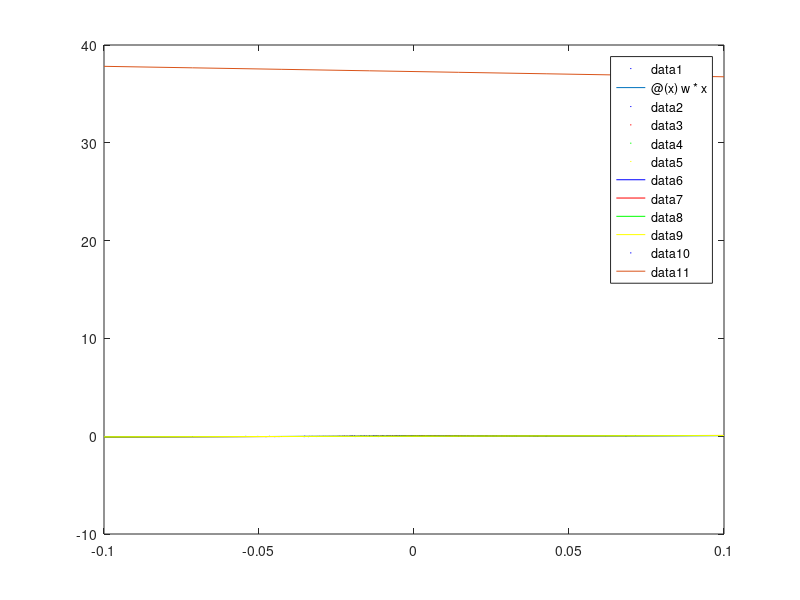

The MATLAB script that drew this image:
%Enrique Rebollo González (5350720)
%Machine Learning I
%Lab 2 - Linear Regression

%2.1 Turkish stock
turkish=load('turkish-se-SP500vsMSCI.csv');
[r,~]=size(turkish);
num=0; den=0;
for i=1:r
    num = num+(turkish(i,1)*turkish(i,2));
    den = den+(turkish(i,1)^2);
end
w = num/den;

f=@(x)w*x;
plot(turkish(:,1),turkish(:,2), 'b+', 'MarkerSize', 0.5, 'LineWidth', 0.5)
hold on
fplot(f, [-0.1 0.1])

%2.2 Turkish stock without intercept comparison of subsets
%Separate the data in 4 subsets from different periods
subset1 = turkish(1:r/4,:);
subset2 = turkish((r/4)+1:r/2,:);
subset3 = turkish((r/2)+1:(3*r/4),:);
subset4 = turkish((3*r/4)+1:r,:);
row_idx = randperm(r/4, r/4);

%1st and last 50 entries
%sample1 = turkish(1:50,:);
%sample4 = turkish(r-50:r,:);

%Obtain 4 random subsets, each one from a different period
sample1 = subset1(row_idx(1:50),:);
sample2 = subset2(row_idx(1:50),:);
sample3 = subset3(row_idx(1:50),:);
sample4 = subset4(row_idx(1:50),:);

num=0; den=0;
for i=1:50
    num = num + (sample1(i,1)*sample1(i,2));
    den = den + (sample1(i,1)^2);
end
w1 = num/den;

num=0; den=0;
for i=1:50
    num = num + (sample2(i,1)*sample2(i,2));
    den = den + (sample2(i,1)^2);
end
w2 = num/den;

num=0; den=0;
for i=1:50
    num = num + (sample3(i,1)*sample3(i,2));
    den = den + (sample3(i,1)^2);
end
w3 = num/den;

num=0; den=0;
for i=1:50
    num = num + (sample4(i,1)*sample4(i,2));
    den = den + (sample4(i,1)^2);
end
w4 = num/den;

plot(sample1(:,1),sample1(:,2), 'b+', 'MarkerSize', 0.5, 'LineWidth', 0.5)
hold on
plot(sample2(:,1),sample2(:,2), 'r+', 'MarkerSize', 0.5, 'LineWidth', 0.5)
hold on
plot(sample3(:,1),sample3(:,2), 'g+', 'MarkerSize', 0.5, 'LineWidth', 0.5)
hold on
plot(sample4(:,1),sample4(:,2), 'y+', 'MarkerSize', 0.5, 'LineWidth', 0.5)
hold on
f=@(x)w1*x; fplot(f, [-0.1 0.1], 'b')
hold on
f=@(x)w2*x; fplot(f, [-0.1 0.1], 'r')
hold on
f=@(x)w3*x; fplot(f, [-0.1 0.1], 'g')
hold on
f=@(x)w4*x; fplot(f, [-0.1 0.1], 'y')


%2.3 1D Motor Trend (mpg and weight)
cars=load('Cars.csv');
[R,~]=size(cars);
X=0; T=0;
for i=1:R
    X = X + cars(i,4);
    T = T + cars(i,1);
end
avX = X/R;
avT = T/R;

num=0; den=0;
for i=1:R
    num = num + ((cars(i,4)-avX)*(cars(i,1)-avT));
    den = den + ((cars(i,4)-avX)^2);
end
w1 = num/den;
w0 = avT - w1*avX;

f=@(x)w1*x+w0;
plot(cars(:,1),cars(:,4), 'b+', 'MarkerSize', 0.5, 'LineWidth', 0.5)
hold on
fplot(f, [-0.1 0.1])


%2.4 Multi D Motor Trend
X = [ones(R,1), cars(:,2:4)];
t = cars(:,1);
W = inv(transpose(X)*X)*transpose(X)*t;


%3.1 MSE (5% ~ 27 instances)
turkish=load('turkish-se-SP500vsMSCI.csv');
[r,~]=size(turkish);
MSEtra = zeros(20,1);
MSEtest = zeros(20,1);
for j=1:20 
    row_idx = randperm(r, r);
    training = turkish(row_idx(1:27),:);
    test = turkish(row_idx(28:r),:);
    num=0; den=0;
    for i=1:27
        num = num + (training(i,1)*training(i,2));
        den = den + (training(i,1)^2);
    end
    w = num/den;

    %Compute MSE for training
    for i=1:27
        MSEtra(j) = MSEtra(j)+((w*training(i,1))-training(i,2))^2;
    end
    MSEtra(j) = MSEtra(j)/27;

    %Compute MSE for test
    for i=1:(r-27)
        MSEtest(j) = MSEtest(j)+((w*test(i,1))-test(i,2))^2;
    end
    MSEtest(j) = MSEtest(j)/(r-27);
end

%3.3
cars=load('Cars.csv');
[R,~]=size(cars);
MSEtra = zeros(20,1);
MSEtest = zeros(20,1);
for j=1:20 
    row_idx = randperm(R, R);
    training = cars(row_idx(1:7),:);
    test = cars(row_idx(8:R),:);
    
    %Calculate w0 and w1
    Xtra=0; T=0;
    for i=1:7
        Xtra = Xtra + training(i,4);
        T = T + training(i,1);
    end
    avX = Xtra/7;
    avT = T/7;
    num=0; den=0;
    for i=1:7
        num = num + ((training(i,4)-avX)*(training(i,1)-avT));
        den = den + ((training(i,4)-avX)^2);
    end
    w1 = num/den;
    w0 = avT - w1*avX;

    %Compute MSE for training
    for i=1:7
        MSEtra(j) = MSEtra(j)+(((w1*training(i,4))+w0) - training(i,1))^2;
    end
    MSEtra(j) = MSEtra(j)/7;

    %Compute MSE for test
    for i=1:(R-7)
        MSEtest(j) = MSEtest(j)+(((w1*test(i,4))+w0) - test(i,1))^2;
    end
    MSEtest(j) = MSEtest(j)/(R-7);
end


%3.4
cars=load('Cars.csv');
[R,~]=size(cars);
MSEtra = zeros(20,1);
MSEtest = zeros(20,1);
for j=1:20 
    row_idx = randperm(R, R);
    training = cars(row_idx(1:7),:);
    test = cars(row_idx(8:R),:);
    
    %Calculate W
    Xtra = [ones(7,1), training(:,2:4)];
    Ttra = training(:,1);
    Wtra = inv(transpose(Xtra)*Xtra)*transpose(Xtra)*Ttra;
    Xtest = [ones(R-7,1), test(:,2:4)];
    Ttest = test(:,1);
    Wtest = inv(transpose(Xtest)*Xtest)*transpose(Xtest)*Ttest;
    
    %Compute MSE for training
    for i=1:7
        MSEtra(j) = MSEtra(j) + norm(Xtra*Wtra - Ttra)^2;
    end
    MSEtra(j) = sqrt(MSEtra(j)/7);

    %Compute MSE for test
    for i=1:(R-7)
        MSEtest(j) = MSEtest(j) + norm(Xtest*Wtest - Ttest)^2;
    end
    MSEtest(j) = sqrt(MSEtest(j)/(R-7));
end